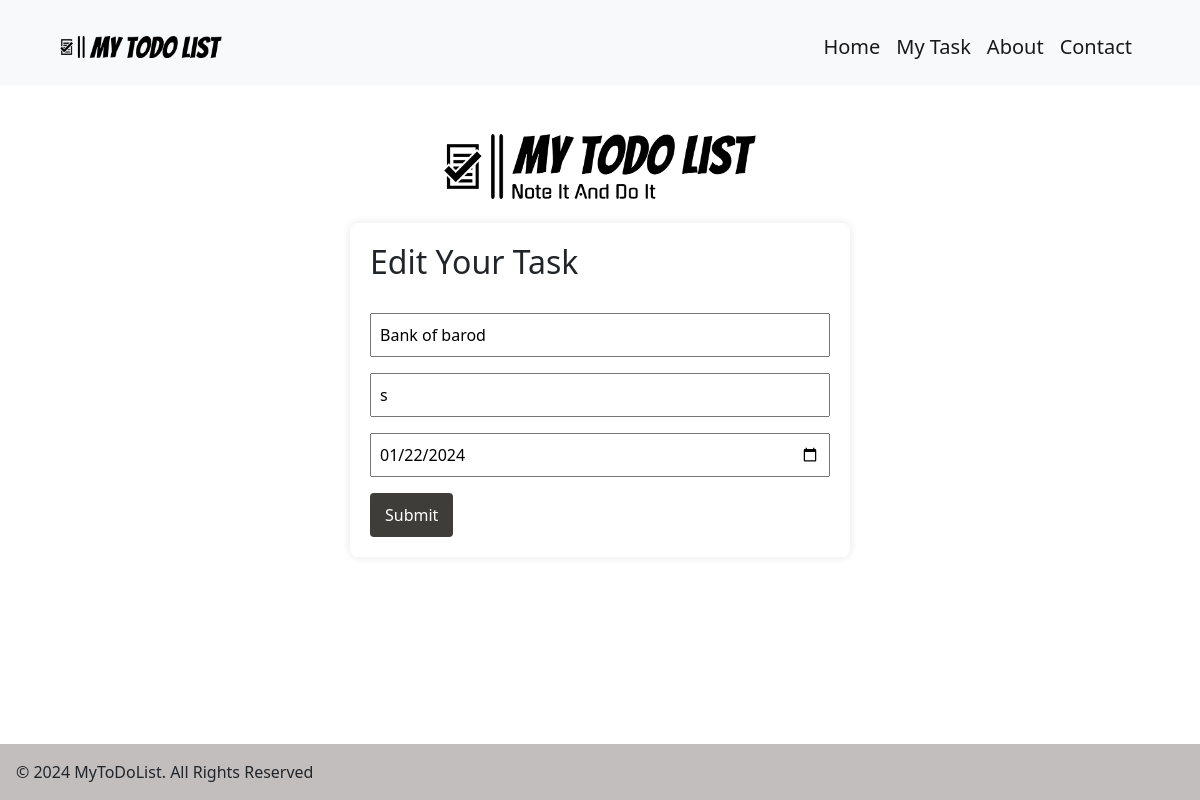
Screenshot of /edit/45/ with the database file from the repository.
### home/models.py (models this page shows, shortened)
class MyTask(models.Model):
    task_name = models.CharField(max_length=100)
    task_des = models.TextField()
    task_date = models.DateField(default=datetime.date.today)

### home/views.py (the view)
# urls.py: path('edit/<int:id>/',views.edit_task, name='edit' ),
def edit_task(request, id):
    obj = MyTask.objects.get(id=id)
    Forms = ModelForm(request.POST or None, request.FILES, instance=obj)
    if request.method == 'POST':
        if Forms.is_valid():
            Forms.save()
            return redirect('home')
    form_new = {
        'obj': obj,
        'form': Forms
    }
    return render(request, 'edit.html', form_new)

### home/forms.py
class ModelForm(forms.ModelForm):
    class Meta :
        model = MyTask
        fields = ('task_name','task_des','task_date')

### templates/edit.html (shortened to what this page needs)
{% extends "base.html" %}
{% load static %}
{% block content %}
    <div class="pt-4 container">
        <div class="text-center">
            <br>
            <img src="{% static "image/head.png" %}" alt="" id="head">
        </div>
        <div class="p-4">
            <form method="post">
                <h2>Edit Your Task</h2><br>
                <input type="text" name="task_name" placeholder="Name of the task" value="{{ obj.task_name }}" required><br>
                <input type="text" name="task_des" placeholder="Description of the task" value="{{ obj.task_des }}" ><br>
                <input type="date" name="task_date" value="{{ obj.task_date|date:'Y-m-d' }}" required>
                <br>
                <button type="submit">Submit</button>&nbsp;&nbsp;
            </form>
        </div>
    </div>
{% endblock content %}

### Static/css/mytodlist.css (style rules this page uses)
#head { width: 28%; }
form { background-color: #ffffff; padding: 20px; border-radius: 8px; box-shadow: 0 0 10px rgba(0, 0, 0, 0.1); width: 100%; max-width: 500px; box-sizing: border-box; margin: 0 auto; }
input { width: 100%; padding: 8px; margin-bottom: 16px; box-sizing: border-box; }
button { background-color: #3f3d3a; color: #fff; padding: 10px 15px; border: none; border-radius: 4px; cursor: pointer; font-size: 16px; }

### rows the page displays
MyTask: task_name "Bank of barod", task_des "s", task_date "01/22/2024"
